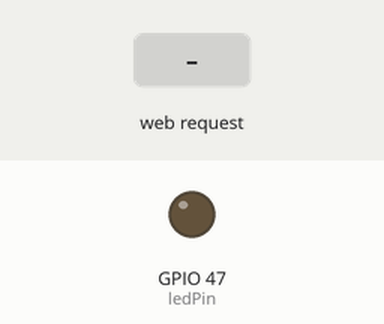
The sketch below on a simulated ESP32-S3. On the bench: output pins drawn as LEDs (lit = HIGH). Inputs (shaded band) come from the test bench. WiFi joins after 1.5 s; servers stay silent unless stated; what the sketch prints to the serial monitor is not drawn.

Above: at 2.7 s.
2.8 s: HTTP request GET /toggle?state=on received
At 4.0 s:
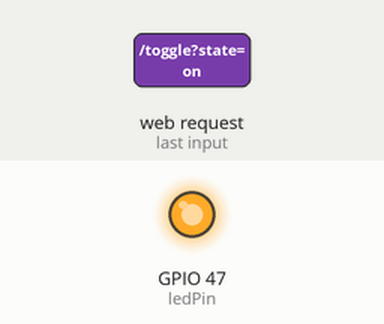
4.3 s: HTTP request GET /toggle?state=off received
At 5.3 s:
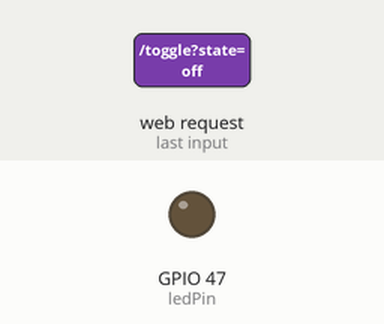
Timing chart, 0 to 7.3 s (numbered marks = the images above; inputs shaded):
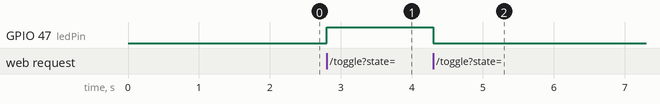

The sketch:

Wifi_web_test.ino
```cpp
#include <WiFi.h>
#include <WiFiClient.h>
#include <WebServer.h>
#include <ESPmDNS.h>

const char* ssid = "i2r";          // Wi-Fi SSID
const char* password = "00000000"; // Wi-Fi 비밀번호

WebServer server(80); // HTTP 서버 포트 80번 사용
const int ledPin = 47; // GPIO 47번 핀 사용
bool ledState = false; // LED 상태 저장

// 웹페이지 (HTML + JavaScript)
const char MAIN_page[] PROGMEM = R"rawliteral(
<!DOCTYPE html>
<html>
<head>
    <title>ESP32-S3 Web Server</title>
    <script>
        function sendCommand(state) {
            var xhr = new XMLHttpRequest();
            xhr.open("GET", "/toggle?state=" + state, true);
            xhr.send();
        }
    </script>
</head>
<body>
    <h1>ESP32-S3 GPIO 47 Control</h1>
    <button onclick="sendCommand('on')">ON</button>
    <button onclick="sendCommand('off')">OFF</button>
</body>
</html>
)rawliteral";

// "/" 경로 요청 시 HTML 페이지 전송
void handleRoot() {
    server.send(200, "text/html", MAIN_page);
}

// GPIO 47 ON/OFF 제어
void handleToggle() {
    if (server.hasArg("state")) {
        String state = server.arg("state");
        if (state == "on") {
            digitalWrite(ledPin, HIGH);
            ledState = true;
        } else if (state == "off") {
            digitalWrite(ledPin, LOW);
            ledState = false;
        }
    }
    server.send(200, "text/plain", ledState ? "ON" : "OFF");
}

void setup() {
    Serial.begin(115200);
    WiFi.begin(ssid, password);
    Serial.println("Connecting to WiFi...");

    while (WiFi.status() != WL_CONNECTED) {
        delay(500);
        Serial.print(".");
    }
    Serial.println("\nConnected!");
    Serial.print("IP Address: ");
    Serial.println(WiFi.localIP());

    pinMode(ledPin, OUTPUT); // GPIO 47번 핀 출력으로 설정
    digitalWrite(ledPin, LOW); // 초기 상태 OFF

    // MDNS 설정
    if (MDNS.begin("esp32")) {
        Serial.println("MDNS responder started");
    }

    // HTTP 라우트 설정
    server.on("/", handleRoot);
    server.on("/toggle", handleToggle);
    server.begin();
    Serial.println("HTTP server started");
}

void loop() {
    server.handleClient();
}
```

Measured:
- after the input at 2.8 s, GPIO 47 (ledPin): LOW → HIGH at once
- after the input at 4.3 s, GPIO 47 (ledPin): HIGH → LOW at once
